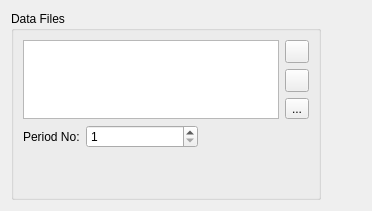
            <widget class="QWidget" name="sampleBackgroundPage">
             <layout class="QHBoxLayout" name="horizontalLayout_51">
              <item>
               <widget class="QGroupBox" name="dataFilesGroupBox_2">
                <property name="minimumSize">
                 <size>
                  <width>270</width>
                  <height>160</height>
                 </size>
                </property>
                <property name="title">
                 <string>Data Files</string>
                </property>
                <layout class="QVBoxLayout" name="verticalLayout_23">
                 <item>
                  <layout class="QHBoxLayout" name="horizontalLayout_49">
                   <item>
                    <widget class="DataFilesList" name="sampleBackgroundDataFilesList">
                     <property name="sizePolicy">
                      <sizepolicy hsizetype="Preferred" vsizetype="Preferred">
                       <horstretch>0</horstretch>
                       <verstretch>0</verstretch>
                      </sizepolicy>
                     </property>
                    </widget>
                   </item>
                   <item>
                    <layout class="QVBoxLayout" name="verticalLayout_22">
                     <item>
                      <widget class="QToolButton" name="addSampleBackgroundDataFileButton">
                       <property name="sizePolicy">
                        <sizepolicy hsizetype="Fixed" vsizetype="Fixed">
                         <horstretch>0</horstretch>
                         <verstretch>0</verstretch>
                        </sizepolicy>
                       </property>
                       <property name="text">
                        <string/>
                       </property>
                       <property name="icon">
                        <iconset resource="../resources/resources.qrc">
                         <normaloff>:/icons/plus.png</normaloff>:/icons/plus.png</iconset>
                       </property>
                      </widget>
                     </item>
                     <item>
                      <widget class="QToolButton" name="removeSampleBackgroundDataFileButton">
                       <property name="sizePolicy">
                        <sizepolicy hsizetype="Fixed" vsizetype="Fixed">
                         <horstretch>0</horstretch>
                         <verstretch>0</verstretch>
                        </sizepolicy>
                       </property>
                       <property name="text">
                        <string/>
                       </property>
                       <property name="icon">
                        <iconset resource="../resources/resources.qrc">
                         <normaloff>:/icons/minus.png</normaloff>:/icons/minus.png</iconset>
                       </property>
                      </widget>
                     </item>
                     <item>
                      <widget class="QToolButton" name="duplicateSampleBackgroundDataFileButton">
                       <property name="text">
                        <string>...</string>
                       </property>
                       <property name="icon">
                        <iconset resource="../resources/resources.qrc">
                         <normaloff>:/icons/duplicate.png</normaloff>:/icons/duplicate.png</iconset>
                       </property>
                      </widget>
                     </item>
                    </layout>
                   </item>
                  </layout>
                 </item>
                 <item>
                  <layout class="QHBoxLayout" name="horizontalLayout_50">
                   <item>
                    <widget class="QLabel" name="periodNoLabel_2">
                     <property name="text">
                      <string>Period No:</string>
                     </property>
                    </widget>
                   </item>
                   <item>
                    <widget class="QSpinBox" name="sampleBackgroundPeriodNoSpinBox">
                     <property name="sizePolicy">
                      <sizepolicy hsizetype="Expanding" vsizetype="Fixed">
                       <horstretch>0</horstretch>
                       <verstretch>0</verstretch>
                      </sizepolicy>
                     </property>
                     <property name="minimum">
                      <number>1</number>
                     </property>
                    </widget>
                   </item>
                   <item>
                    <spacer name="horizontalSpacer_25">
                     <property name="orientation">
                      <enum>Qt::Horizontal</enum>
                     </property>
                     <property name="sizeHint" stdset="0">
                      <size>
                       <width>40</width>
                       <height>20</height>
                      </size>
                     </property>
                    </spacer>
                   </item>
                  </layout>
                 </item>
                 <item>
                  <spacer name="verticalSpacer_9">
                   <property name="orientation">
                    <enum>Qt::Vertical</enum>
                   </property>
                   <property name="sizeHint" stdset="0">
                    <size>
                     <width>20</width>
                     <height>40</height>
                    </size>
                   </property>
                  </spacer>
                 </item>
                </layout>
               </widget>
              </item>
              <item>
               <spacer name="horizontalSpacer_26">
                <property name="orientation">
                 <enum>Qt::Horizontal</enum>
                </property>
                <property name="sizeHint" stdset="0">
                 <size>
                  <width>40</width>
                  <height>20</height>
                 </size>
                </property>
               </spacer>
              </item>
             </layout>
            </widget>
